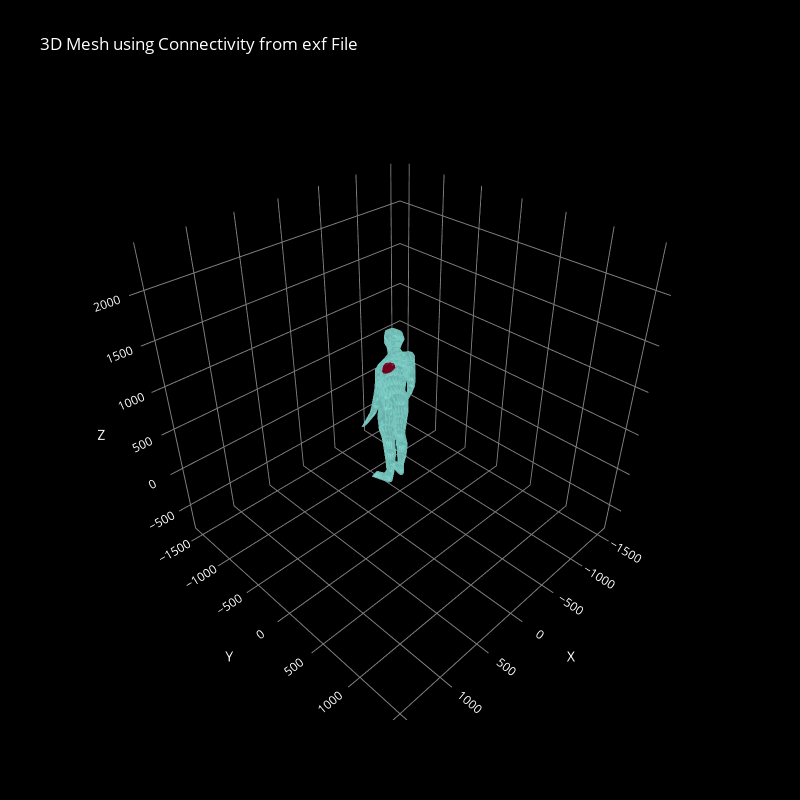

Notebook source saved alongside this figure:
### Code cell
# Create a Mesh3d plot with the parsed coordinates and connectivity.

fig = go.Figure()

fig.add_trace(wholebody_mesh)

fig.add_trace(heart_mesh)

global_min = min(min(wholebody_nodes_df.x), min(wholebody_nodes_df.y), min(wholebody_nodes_df.z))
global_max = max(max(wholebody_nodes_df.x), max(wholebody_nodes_df.y), max(wholebody_nodes_df.z))
abs_max = max(abs(global_min), abs(global_max))
axis_range = [-abs_max, abs_max]

fig.update_layout(
    title="3D Mesh using Connectivity from exf File",
    scene=dict(
        xaxis=dict(title='X', range=axis_range,
                   backgroundcolor="black",
                   gridcolor="gray",
                   showbackground=True,
                   zerolinecolor="gray"),
        yaxis=dict(title='Y', range=axis_range,
                   backgroundcolor="black",
                   gridcolor="gray",
                   showbackground=True,
                   zerolinecolor="gray"),
        zaxis=dict(title='Z', range=[range + 800 for range in axis_range],
                   backgroundcolor="black",
                   gridcolor="gray",
                   showbackground=True,
                   zerolinecolor="gray"),
        aspectmode="cube"
    ),
    paper_bgcolor="black",  # background color outside the 3D scene
    plot_bgcolor="black",   # background color of the plotting area
    title_font_color="white",  # make the title text white
    font=dict(color="white"),
    width=800,
    height=800
)
fig.show()

### Figure 1 — Plotly figure (JSON) as saved in the notebook; plotly's stock layout.template omitted (floating-point values rounded to 4 significant figures; data arrays with more than 128 entries replaced by an {"elided": "..."} marker saying what was removed)
{"data": [{"color": "#81D8D0", "i": {"elided": "15312 int values"}, "j": {"elided": "15312 int values"}, "k": {"elided": "15312 int values"}, "opacity": 0.5, "type": "mesh3d", "x": {"elided": "1637 float values"}, "y": {"elided": "1637 float values"}, "z": {"elided": "1637 float values"}}, {"color": "#800020", "i": {"elided": "3880 int values"}, "j": {"elided": "3880 int values"}, "k": {"elided": "3880 int values"}, "opacity": 0.5, "type": "mesh3d", "x": {"elided": "639 float values"}, "y": {"elided": "639 float values"}, "z": {"elided": "639 float values"}}], "layout": {"font": {"color": "white"}, "height": 800, "paper_bgcolor": "black", "plot_bgcolor": "black", "scene": {"aspectmode": "cube", "xaxis": {"backgroundcolor": "black", "gridcolor": "gray", "range": [-1640.0, 1640.0], "showbackground": true, "title": {"text": "X"}, "zerolinecolor": "gray"}, "yaxis": {"backgroundcolor": "black", "gridcolor": "gray", "range": [-1640.0, 1640.0], "showbackground": true, "title": {"text": "Y"}, "zerolinecolor": "gray"}, "zaxis": {"backgroundcolor": "black", "gridcolor": "gray", "range": [-840.0, 2440.0], "showbackground": true, "title": {"text": "Z"}, "zerolinecolor": "gray"}}, "title": {"font": {"color": "white"}, "text": "3D Mesh using Connectivity from exf File"}, "width": 800}}
